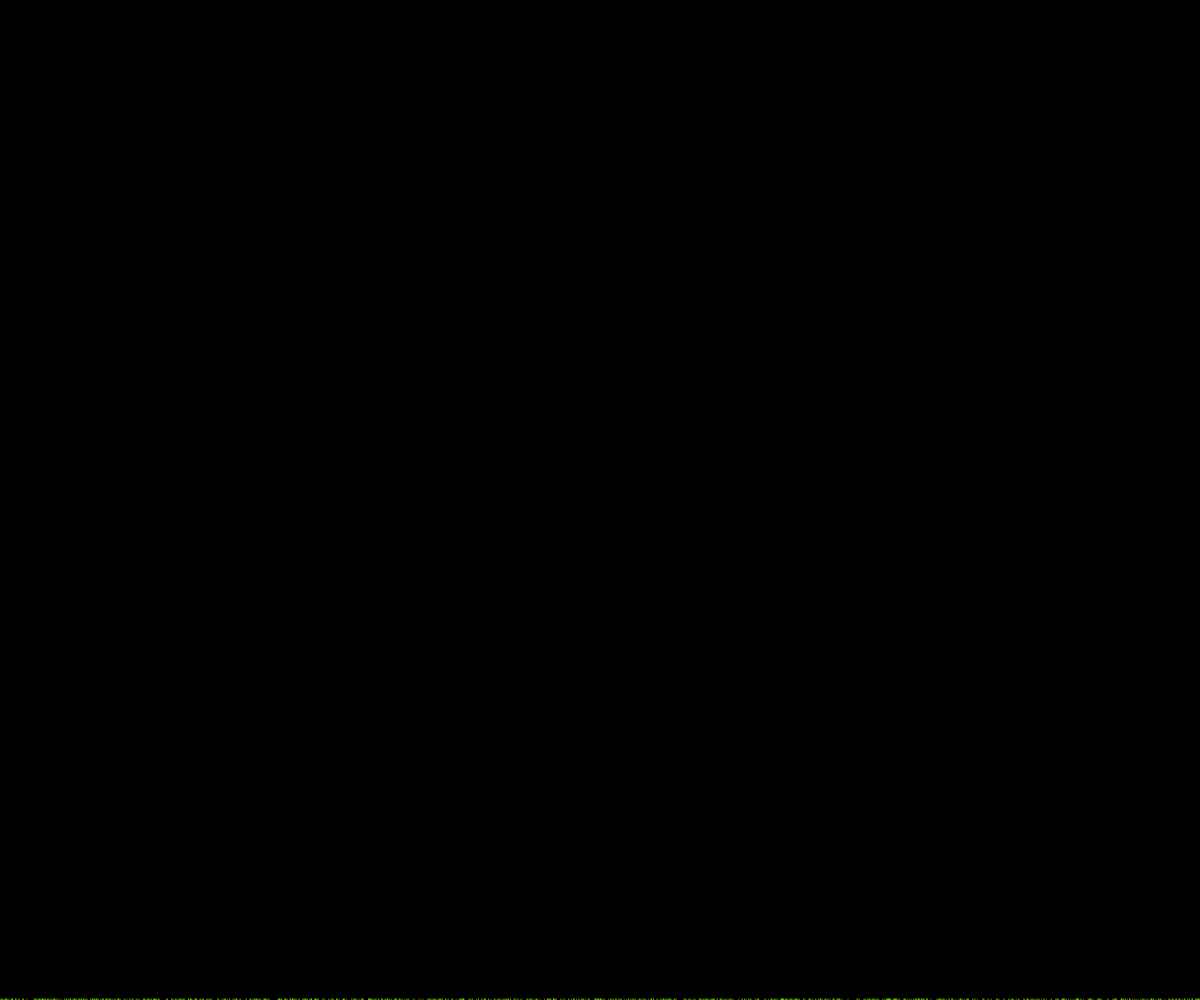
Frame 1 (no input)
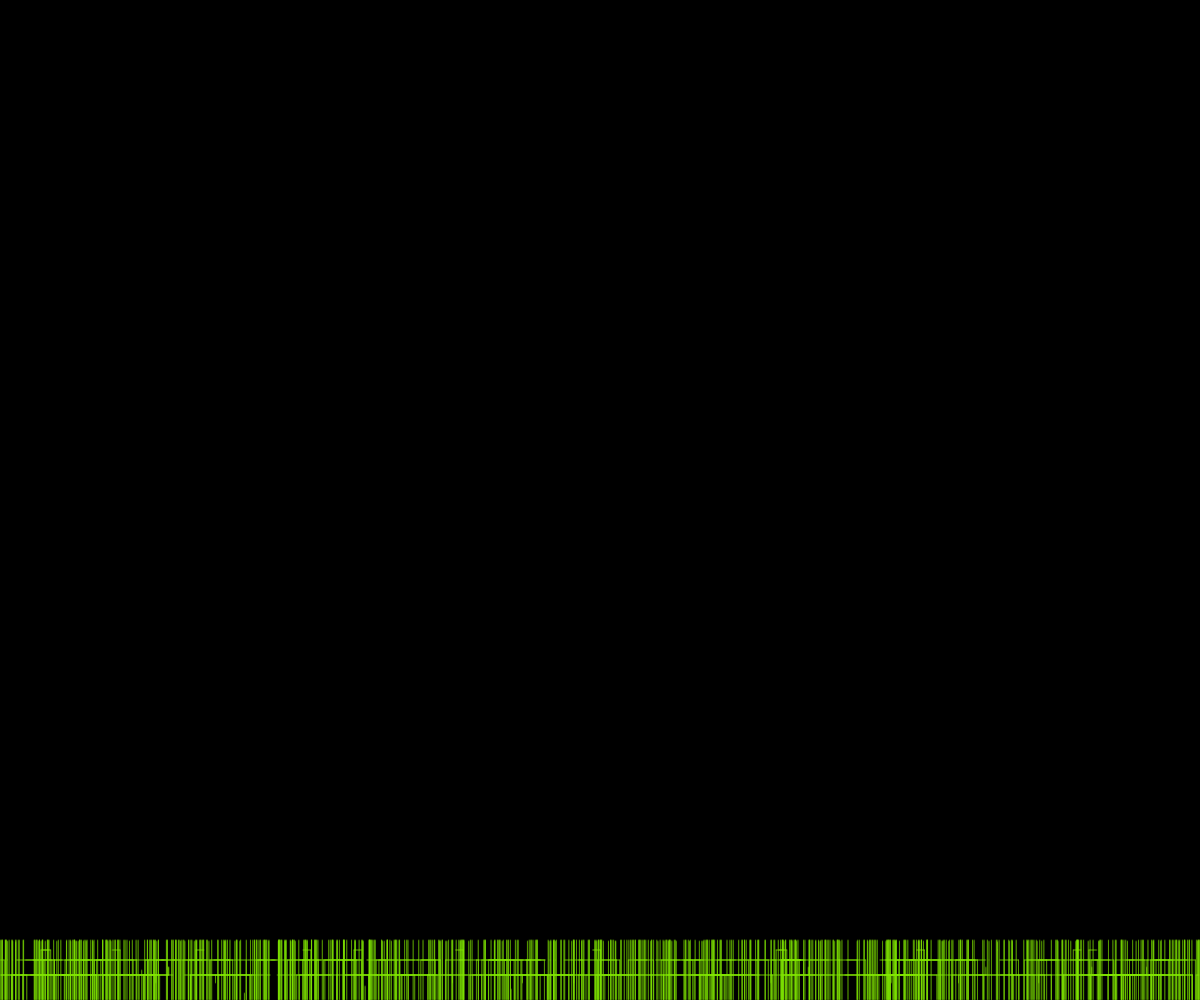
Frame 60 (no input)
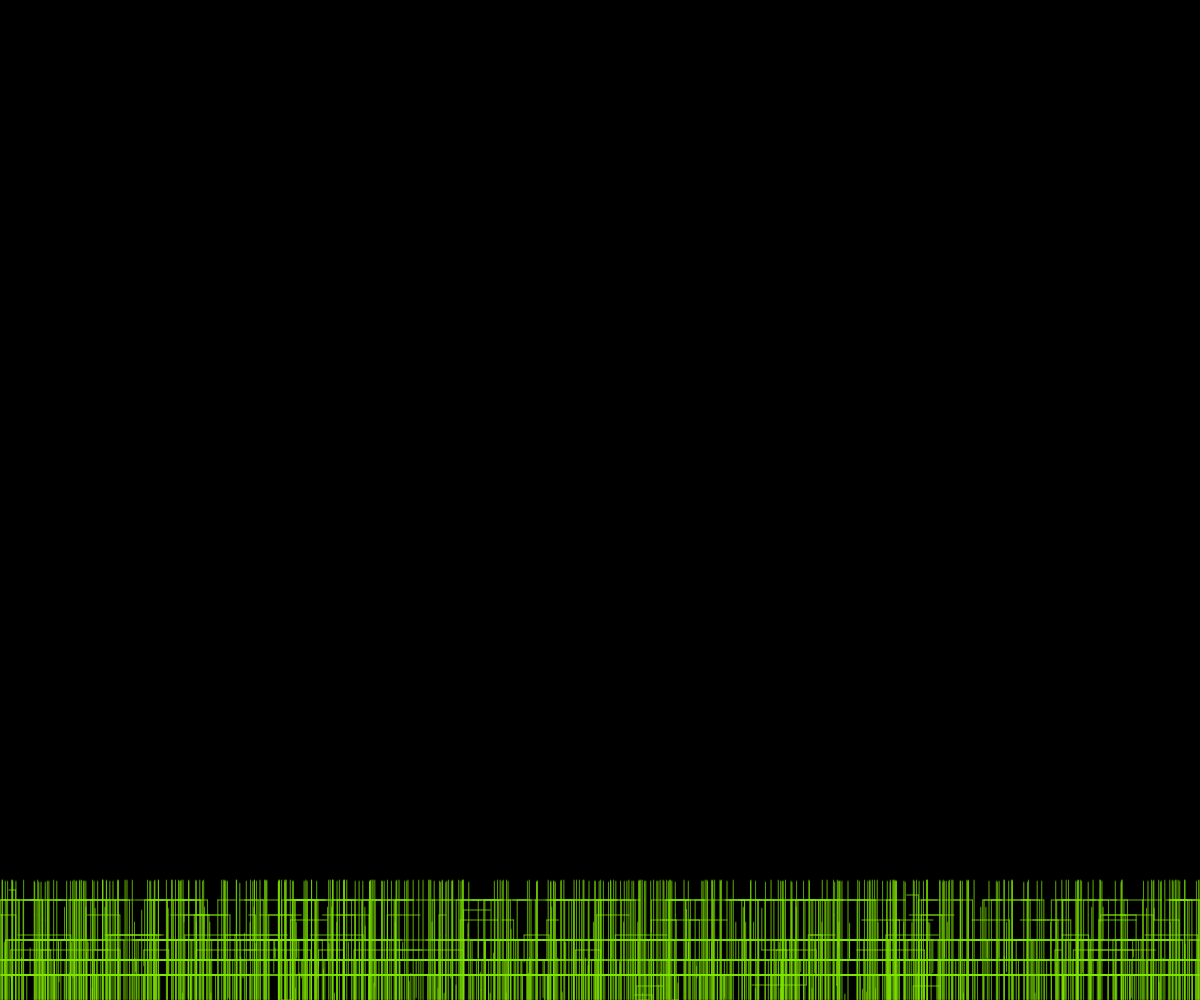
Frame 120 (the mouse pressed at the canvas centre since frame 60)

The p5.js sketch that drew these frames (run headless with seeded random() and noise() and a simulated clock; from frame 60 on, the mouse is pressed at the canvas centre):

// p5.js sketch
// ── sketch.js
let lines = [];
let img;
let lineC;

function setup() {
  createCanvas(windowWidth, windowHeight);
  colorMode(HSB, 360, 100, 100);
  background(0, 0, 0);
  for (let i = 0; i < 1000; i++) {
    lines.push(new Line());
  }
  lineC = random(0, 200);
}

function draw() {
  for (let line of lines) {
    line.update();
    line.display();
  }
}

class Line {
  constructor() {
    this.startPoint = this.generateRandomBottomEdgePoint();
    this.currentPoint = this.startPoint.copy();
    this.prevPoint = this.currentPoint.copy();
    this.direction = this.generateRandomDirection();
    this.timeSpeed = 1;
    this.turnDuration = this.randomTurnDuration();
    this.turnTimer = 0;
    this.shouldTurn = false;
    this.firstStep = true;
    this.turnType = -1;
  }

  generateRandomBottomEdgePoint() {
    return createVector(random(windowWidth), windowHeight);
  }

  generateRandomDirection() {
    return createVector(0, -1);
  }

  randomTurnDuration() {
    let durations = [25, 40, 60, 100, 155];
    return random(durations);
  }

  update() {
    this.prevPoint.set(this.currentPoint);
    if (!this.shouldTurn) {
      this.currentPoint.add(p5.Vector.mult(this.direction, this.timeSpeed));
      if (this.currentPoint.x < 0 || this.currentPoint.x > windowWidth || this.currentPoint.y < 0 || this.currentPoint.y > windowHeight) {
        this.startPoint = this.generateRandomBottomEdgePoint();
        this.currentPoint = this.startPoint.copy();
        this.prevPoint = this.currentPoint.copy();
        this.direction = this.generateRandomDirection();
      }
      this.turnTimer++;
      if (this.turnTimer >= this.turnDuration) {
        this.shouldTurn = true;
        this.firstStep = false;
      }
    } else {
      if (!this.firstStep) {
        this.turnType = Math.floor(random(3));
        switch (this.turnType) {
          case 0:
            this.direction.rotate(HALF_PI);
            break;
          case 1:
            this.direction.rotate(-HALF_PI);
            break;
          case 2:
            break;
        }
      }
      this.turnTimer = 0;
      this.shouldTurn = false;
      this.turnDuration = this.randomTurnDuration();
    }
  }

  display() {
    stroke(lineC, 100, 90);
    strokeWeight(0.5);
    line(this.prevPoint.x, this.prevPoint.y, this.currentPoint.x, this.currentPoint.y);
  }
}
